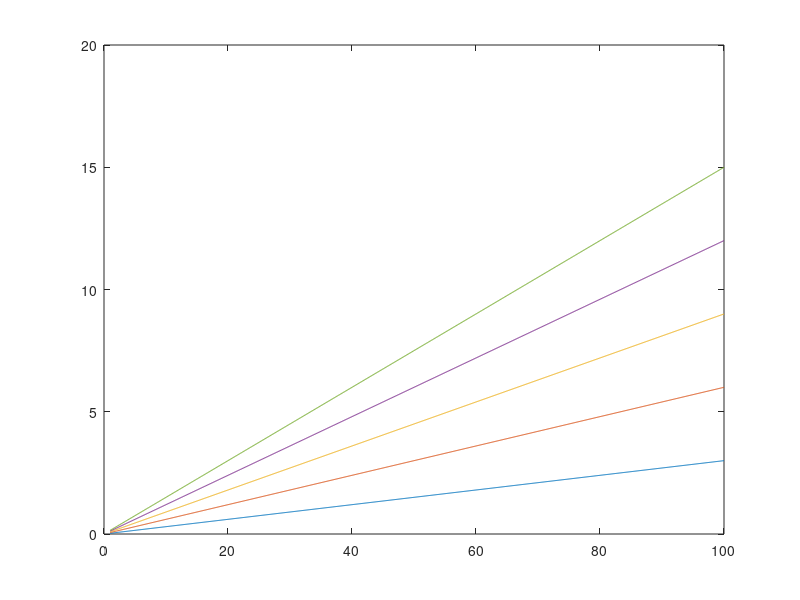

Source code (MATLAB): (Note: this script raises an error after producing the figure.)
% Probando cosas
clear, clc, close all

% Define colors
outer_space_crayola = [40, 61, 59]/255;
skoleboff = [25, 114, 120]/255;
morning_blue = [131, 168, 166]/255;
champagne_pink = [237, 221, 212]/255;
new_york_pink = [217, 145, 133]/255;
international_orange_golden = [196, 69, 54]/255;
liver_organ = [119, 46, 37]/255;

% Define physic variables
N = 1:1:5; % Numero de vueltas del polipasto
l = 1:0.1:100; % cm de longitud del hilo
h = 1:1:12; % Numero de hilos del actuador
n = 3; % My number of turns

s = zeros(length(N), length(l)); % Displacement
F = zeros(length(N), length(h)); % Force

% Define graphic variables
color_plot_s = zeros(length(N), 3);
color_plot_F = zeros(length(h), 3);

% Initialice
for i=1:length(N) % Displacement
    s(i,:) = 0.03*i*l;
    if i == 1
        color_plot_s(i,:) = skoleboff(1,:);
    elseif i == n
        color_plot_s(i,:) = international_orange_golden(1,:);
    else
        color_plot_s(i,:) = champagne_pink(1,:);
    end
end

for i=1:length(N) % Force
    F(i,:) = 1.3*h./i;
    if i == 1
        color_plot_F(i,:) = skoleboff(1,:);
    elseif i == n
        color_plot_F(i,:) = international_orange_golden(1,:);
    else
        color_plot_F(i,:) = champagne_pink(1,:);
    end
end

%% Plots
fig_w = 25;
fig_h = 13;
fig_pos = [10 5 fig_w fig_h];
pdf_size = [fig_w+0.25 fig_h+0.25];

% Displacement
disp_plot = figure('Name','A','NumberTitle','off', 'Color', 'white', 'Units','centimeters', 'Position', fig_pos);
plot(l,s)
colororder(color_plot_s)
title('\fontsize{18} \bf Displacement')
xlabel('\fontsize{16}SMA wire length')
ylabel('\fontsize{16}cm')
% legend('Reference','Measured position','Recovery fitting curve','Location','southeast')
grid on
xlim([1, l(end)])

% Force
force_plot = figure('Name','A','NumberTitle','off', 'Color', 'white', 'Units','centimeters', 'Position', fig_pos);
plot(h,F)
colororder(color_plot_F)
title('\fontsize{18} \bf Maximum Force')
xlabel('\fontsize{16}Number of SMA wires')
ylabel('\fontsize{16}kg')
% legend('Reference','Measured position','Recovery fitting curve','Location','southeast')
grid on
xlim([1, h(end)])